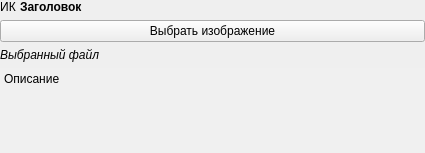
<?xml version="1.0" encoding="UTF-8"?>
<ui version="4.0">
 <class>FormImageWidget</class>
 <widget class="QWidget" name="FormImageWidget">
  <property name="geometry">
   <rect>
    <x>0</x>
    <y>0</y>
    <width>425</width>
    <height>153</height>
   </rect>
  </property>
  <property name="maximumSize">
   <size>
    <width>16777215</width>
    <height>16777215</height>
   </size>
  </property>
  <property name="windowTitle">
   <string>Form</string>
  </property>
  <layout class="QVBoxLayout" name="verticalLayout">
   <property name="leftMargin">
    <number>0</number>
   </property>
   <property name="topMargin">
    <number>0</number>
   </property>
   <property name="rightMargin">
    <number>0</number>
   </property>
   <property name="bottomMargin">
    <number>0</number>
   </property>
   <item>
    <layout class="QHBoxLayout" name="hl" stretch="0,1">
     <property name="spacing">
      <number>4</number>
     </property>
     <item>
      <widget class="QLabel" name="label_typetag">
       <property name="text">
        <string>ИК</string>
       </property>
       <property name="alignment">
        <set>Qt::AlignCenter</set>
       </property>
      </widget>
     </item>
     <item>
      <widget class="QLabel" name="title">
       <property name="minimumSize">
        <size>
         <width>0</width>
         <height>0</height>
        </size>
       </property>
       <property name="maximumSize">
        <size>
         <width>16777215</width>
         <height>16</height>
        </size>
       </property>
       <property name="styleSheet">
        <string notr="true">font-weight: bold;</string>
       </property>
       <property name="text">
        <string>&lt;html&gt;&lt;head/&gt;&lt;body&gt;&lt;p&gt;Заголовок&lt;/p&gt;&lt;/body&gt;&lt;/html&gt;</string>
       </property>
       <property name="textFormat">
        <enum>Qt::AutoText</enum>
       </property>
      </widget>
     </item>
    </layout>
   </item>
   <item>
    <widget class="QPushButton" name="select_button">
     <property name="text">
      <string>Выбрать изображение</string>
     </property>
    </widget>
   </item>
   <item>
    <widget class="QLabel" name="label">
     <property name="styleSheet">
      <string notr="true">font-style: italic;</string>
     </property>
     <property name="text">
      <string>Выбранный файл</string>
     </property>
    </widget>
   </item>
   <item>
    <layout class="QHBoxLayout" name="scale_layout"/>
   </item>
   <item>
    <widget class="QTextBrowser" name="textbrowser">
     <property name="styleSheet">
      <string notr="true">background-color: #f0f0f0;
border: none</string>
     </property>
     <property name="horizontalScrollBarPolicy">
      <enum>Qt::ScrollBarAlwaysOff</enum>
     </property>
     <property name="html">
      <string>&lt;!DOCTYPE HTML PUBLIC &quot;-//W3C//DTD HTML 4.0//EN&quot; &quot;http://www.w3.org/TR/REC-html40/strict.dtd&quot;&gt;
&lt;html&gt;&lt;head&gt;&lt;meta name=&quot;qrichtext&quot; content=&quot;1&quot; /&gt;&lt;meta charset=&quot;utf-8&quot; /&gt;&lt;style type=&quot;text/css&quot;&gt;
p, li { white-space: pre-wrap; }
hr { height: 1px; border-width: 0; }
li.unchecked::marker { content: &quot;\2610&quot;; }
li.checked::marker { content: &quot;\2612&quot;; }
&lt;/style&gt;&lt;/head&gt;&lt;body style=&quot; font-family:'Segoe UI'; font-size:9pt; font-weight:400; font-style:normal;&quot;&gt;
&lt;p style=&quot; margin-top:0px; margin-bottom:0px; margin-left:0px; margin-right:0px; -qt-block-indent:0; text-indent:0px;&quot;&gt;Описание&lt;/p&gt;&lt;/body&gt;&lt;/html&gt;</string>
     </property>
    </widget>
   </item>
  </layout>
 </widget>
 <resources/>
 <connections/>
</ui>
